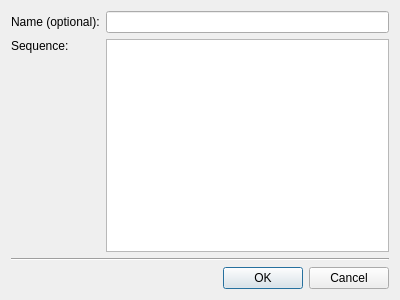
<?xml version="1.0" encoding="UTF-8"?>
<ui version="4.0">
 <class>EnterOneQueryDialog</class>
 <widget class="QDialog" name="EnterOneQueryDialog">
  <property name="geometry">
   <rect>
    <x>0</x>
    <y>0</y>
    <width>400</width>
    <height>300</height>
   </rect>
  </property>
  <property name="windowTitle">
   <string>Enter query</string>
  </property>
  <layout class="QGridLayout" name="gridLayout">
   <item row="0" column="0">
    <widget class="QLabel" name="label">
     <property name="text">
      <string>Name (optional):</string>
     </property>
    </widget>
   </item>
   <item row="0" column="1">
    <widget class="QLineEdit" name="nameLineEdit"/>
   </item>
   <item row="1" column="0">
    <widget class="QLabel" name="label_2">
     <property name="text">
      <string>Sequence:</string>
     </property>
     <property name="alignment">
      <set>Qt::AlignLeading|Qt::AlignLeft|Qt::AlignTop</set>
     </property>
    </widget>
   </item>
   <item row="2" column="0" colspan="2">
    <widget class="Line" name="line">
     <property name="orientation">
      <enum>Qt::Horizontal</enum>
     </property>
    </widget>
   </item>
   <item row="3" column="0" colspan="2">
    <widget class="QDialogButtonBox" name="buttonBox">
     <property name="orientation">
      <enum>Qt::Horizontal</enum>
     </property>
     <property name="standardButtons">
      <set>QDialogButtonBox::Cancel|QDialogButtonBox::Ok</set>
     </property>
    </widget>
   </item>
   <item row="1" column="1">
    <widget class="QPlainTextEdit" name="sequenceTextEdit"/>
   </item>
  </layout>
 </widget>
 <tabstops>
  <tabstop>nameLineEdit</tabstop>
  <tabstop>sequenceTextEdit</tabstop>
 </tabstops>
 <resources/>
 <connections>
  <connection>
   <sender>buttonBox</sender>
   <signal>accepted()</signal>
   <receiver>EnterOneQueryDialog</receiver>
   <slot>accept()</slot>
   <hints>
    <hint type="sourcelabel">
     <x>248</x>
     <y>254</y>
    </hint>
    <hint type="destinationlabel">
     <x>157</x>
     <y>274</y>
    </hint>
   </hints>
  </connection>
  <connection>
   <sender>buttonBox</sender>
   <signal>rejected()</signal>
   <receiver>EnterOneQueryDialog</receiver>
   <slot>reject()</slot>
   <hints>
    <hint type="sourcelabel">
     <x>316</x>
     <y>260</y>
    </hint>
    <hint type="destinationlabel">
     <x>286</x>
     <y>274</y>
    </hint>
   </hints>
  </connection>
 </connections>
</ui>
